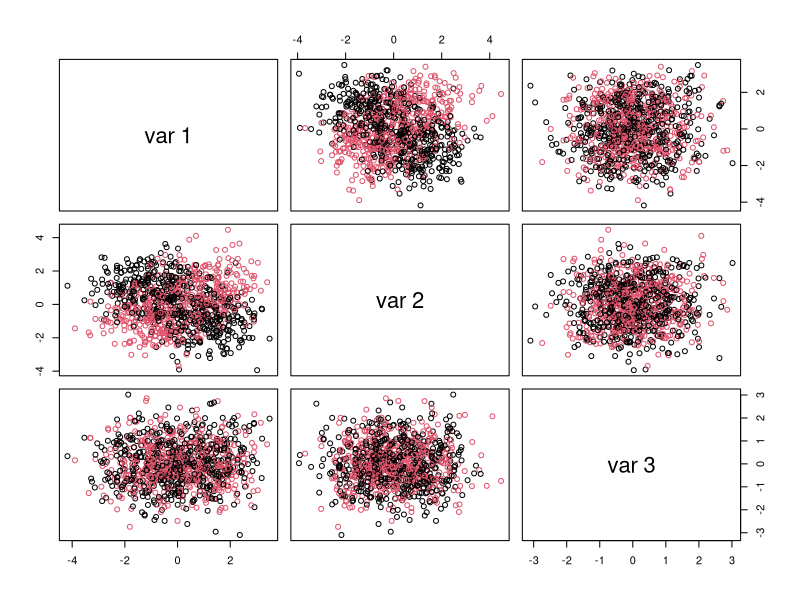
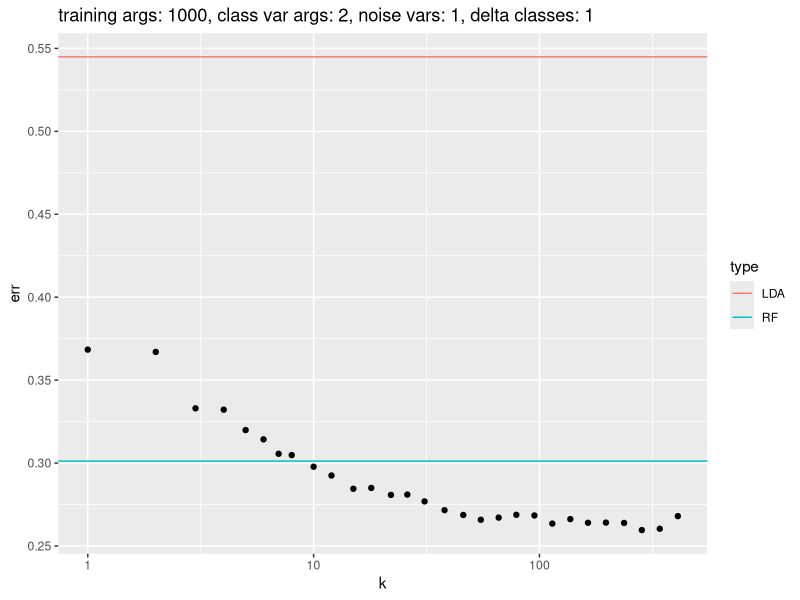
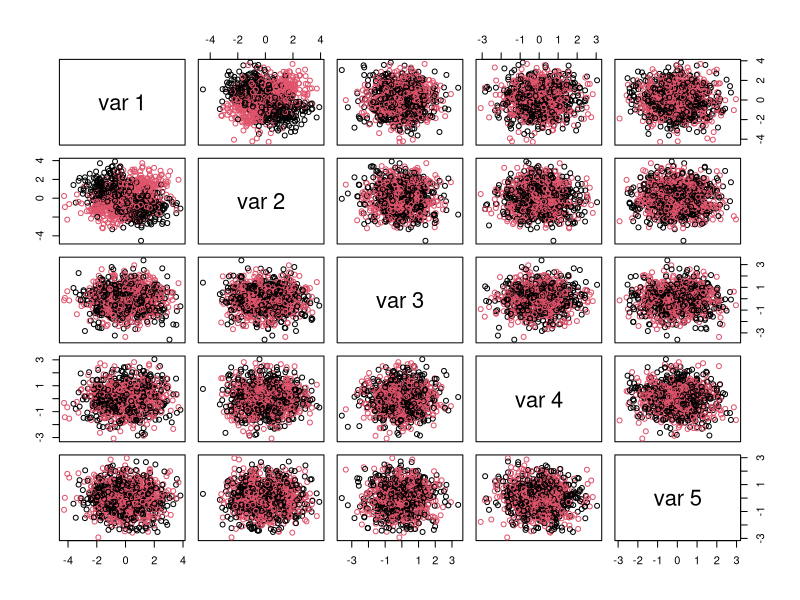
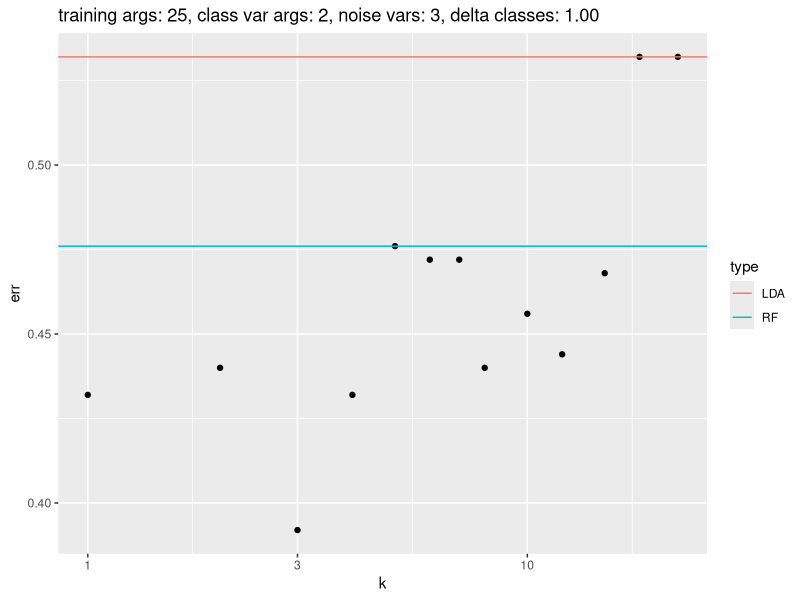
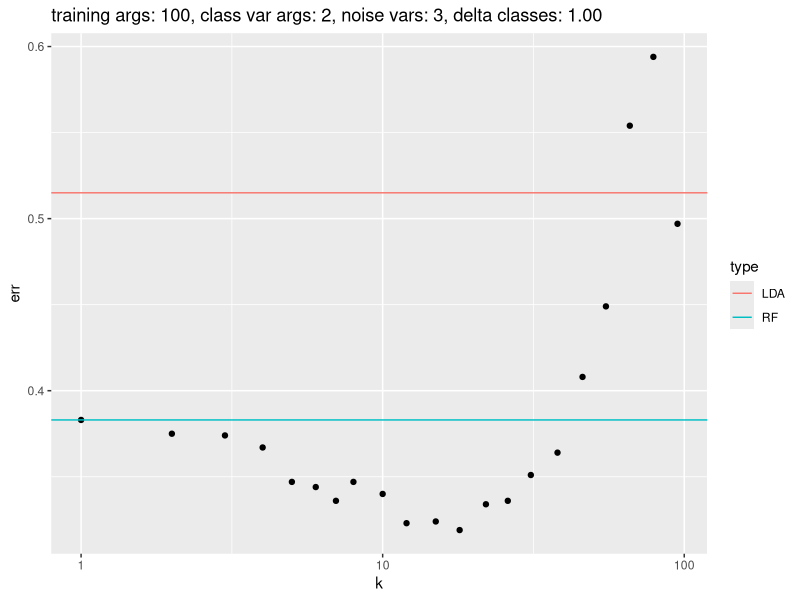
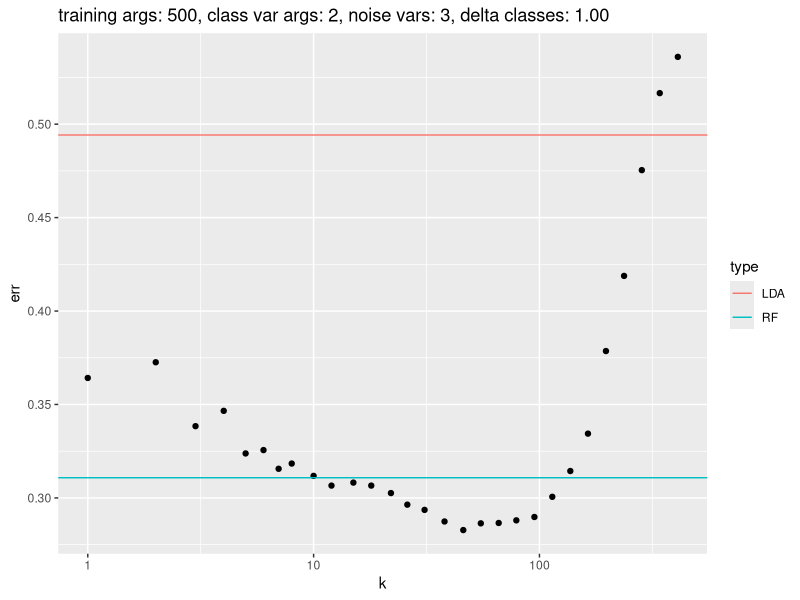
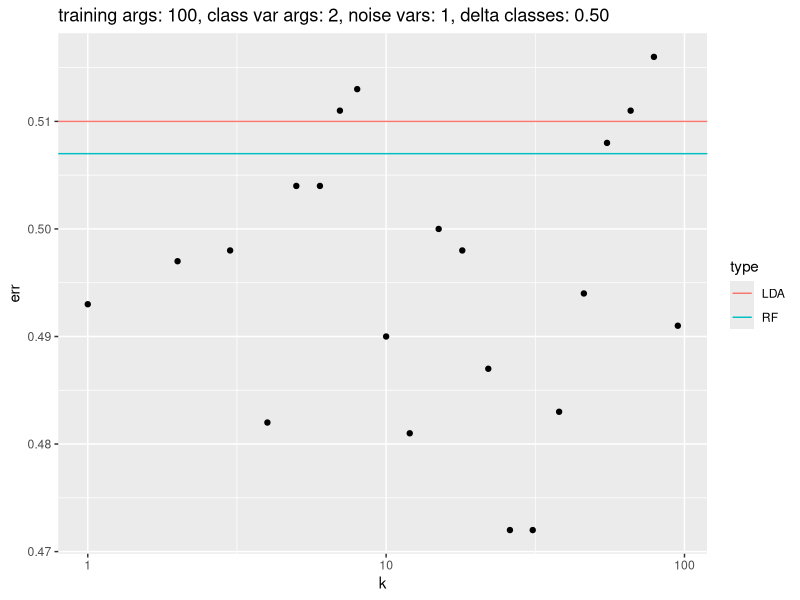
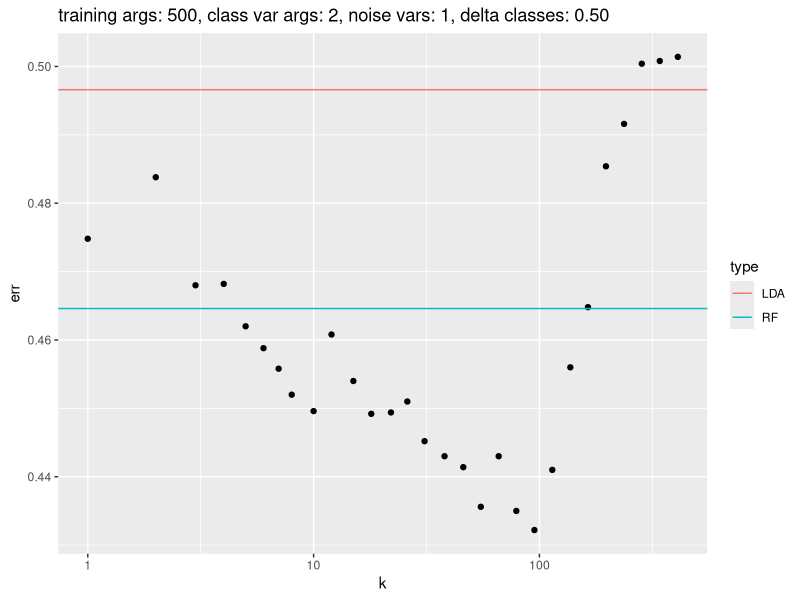

Write R code to recreate these figures, in order.
## ---- chunk 1
library(randomForest)
library(MASS)
library(class)
library(ggplot2)
knitr::opts_chunk$set(echo = TRUE)
## ---- chunk 2

globalTrainDataObs = 1000
globalClassVar     = 2
globalNoiseVars    = 1
globalDeltaClass   = 1

# How many observations:
getTestData <- function(
  trainDataObsArg = 1000,
  nClassVarsArg = 2,
  nNoiseVarsArg = 1,
  deltaClassArg = 1) {

  nObs <- trainDataObsArg
  # How many predictors are associated with outcome:
  nClassVars <- nClassVarsArg
  # How many predictors are not:
  nNoiseVars <- nNoiseVarsArg
  # To modulate average difference between two classes' predictor values:
  deltaClass <- deltaClassArg
  # Simulate training and test datasets with an interaction 
  # between attribute levels associated with the outcome:
  
  xyzTrain <- matrix(rnorm(nObs*(nClassVars+nNoiseVars)),nrow=nObs,ncol=nClassVars+nNoiseVars)
  xyzTest <- matrix(rnorm(10*nObs*(nClassVars+nNoiseVars)),nrow=10*nObs,ncol=nClassVars+nNoiseVars)
  classTrain <- 1
  classTest <- 1
  for ( iTmp in 1:nClassVars ) {
    deltaTrain <- sample(deltaClass*c(-1,1),nObs,replace=TRUE)
    xyzTrain[,iTmp] <- xyzTrain[,iTmp] + deltaTrain
    classTrain <- classTrain * deltaTrain
    deltaTest <- sample(deltaClass*c(-1,1),10*nObs,replace=TRUE)
    xyzTest[,iTmp] <- xyzTest[,iTmp] + deltaTest
    classTest <- classTest * deltaTest
  }
  classTrain <- factor(classTrain > 0)
  return ( list(
    "xyzTest"    = xyzTest,
    "xyzTrain"   = xyzTrain,
    "classTest"  = classTest,
    "classTrain" = classTrain
  ))
}
## ---- chunk 3

gtd <- getTestData(globalTrainDataObs, globalClassVar, globalNoiseVars, globalDeltaClass)

xyzTest    = gtd$xyzTest
xyzTrain   = gtd$xyzTrain
classTest  = gtd$classTest
classTrain = gtd$classTrain

table(classTrain)
# plot resulting attribute levels colored by outcome:
pairs(xyzTrain,col=as.numeric(classTrain))
## ---- chunk 4

ggplot_Lda_Rf_Knn <- function(err, dfTmp, ldaTmpTbl, rfTmpTbl, titleArg) {
  ggplot(dfTmp,aes(x=k,y=err)) + geom_point() + scale_x_log10() + 
          geom_hline(
            aes(yintercept = err,colour=type),
            data=data.frame(
                type=c("LDA","RF"),
                err=c(
                  1 - sum(diag(ldaTmpTbl)) / sum(ldaTmpTbl),
                  1 - sum(diag(rfTmpTbl)) / sum(rfTmpTbl)
                )
            )
          ) + ggtitle(titleArg)
}
## ---- chunk 5
# Fit random forest to train data, obtain test error:
getRfTmpTable <- function(xyzTest, xyzTrain, classTest, classTrain) {
  rfRes <- randomForest(xyzTrain, classTrain)
  rfTmpTbl <- table(classTest, predict(rfRes, newdata=xyzTest))
  return (rfTmpTbl)
}

# Why are these args: 25, 2, 3, 1 -- why are they a problem for RandomFOrest due
#   to "response has five or fewer unique values"
# l <- getTestData(1000, 2, 1, 1)
# xyzTest    <- l$xyzTest
# xyzTrain   <- l$xyzTrain
# classTest  <- l$classTest
# classTrain <- l$classTrain
# 
# 
# l <- getTestData(25, 2, 3, 1)
# xyzTest    <- l$xyzTest
# xyzTrain   <- l$xyzTrain
# classTest  <- l$classTest
# classTrain <- l$classTrain
# 
# rfTmpTbl <- getRfTmpTable(xyzTest, xyzTrain, classTest, classTrain)
# rfTmpTbl

rfTmpTbl <- getRfTmpTable(xyzTest, xyzTrain, classTest, classTrain)
rfTmpTbl
## ---- chunk 6
# Fit LDA model to train data and evaluate error on the test data:

getLdaTmpTable <- function(xyzTest, xyzTrain, classTest, classTrain) {
  ldaRes <- lda(xyzTrain,classTrain)
  ldaTmpTbl <- table(classTest,predict(ldaRes,newdata=xyzTest)$class)
  ldaTmpTbl
  return (ldaTmpTbl)
}

ldaTmpTbl <- getLdaTmpTable(xyzTest, xyzTrain, classTest, classTrain)
## ---- chunk 7
# Fit LDA model to train data and evaluate error on the test data:

getKnnTmpTable <- function(xyzTest, xyzTrain, classTest, classTrain, kMax) {
  dfTmp <- NULL
  err <- NULL
  for ( kTmp in Filter(function(x) {x<kMax}, sort(unique(floor(1.2^(1:33)))))) {
    
    knnRes <- knn(xyzTrain,xyzTest,classTrain,k=kTmp)
    tmpTbl <- table(classTest,knnRes)
    dfTmp <- rbind(dfTmp, data.frame(
         err = 1 - sum(diag(tmpTbl)) / sum(tmpTbl),
         k = kTmp)
    )
  }
  return (list("err" = err, "dfTmp" = dfTmp))
}

## ---- chunk 8
# Fit KNN model at several levels of k:
l <- getKnnTmpTable(xyzTest, xyzTrain, classTest, classTrain, 99999)
dfTmp = l$dfTmp
err   = l$err

titleArg = sprintf("training args: %d, class var args: %d, noise vars: %d, delta classes: %d", globalTrainDataObs, globalClassVar, globalNoiseVars, globalDeltaClass)

# undebug(ggplot_Lda_Rf_Knn)
ggplot_Lda_Rf_Knn(err, dfTmp, ldaTmpTbl, rfTmpTbl, titleArg)
## ---- chunk 9
gtd <- getTestData(1000, 2, 3, 1)
xyzTest    = gtd$xyzTest
xyzTrain   = gtd$xyzTrain
classTest  = gtd$classTest
classTrain = gtd$classTrain

table(classTrain)
# plot resulting attribute levels colored by outcome:
pairs(xyzTrain, col=as.numeric(classTrain))
## ---- chunk 10

compare_LDA_KNN_RandomForest <- function(nObsArg, nClassVarsArg, nNoiseVarsArg, deltaClassArg) {
  
  gtd <- getTestData(nObsArg, nClassVarsArg, nNoiseVarsArg, deltaClassArg)
  xyzTest    <- gtd$xyzTest
  xyzTrain   <- gtd$xyzTrain
  classTest  <- gtd$classTest
  classTrain <- gtd$classTrain

  ldaTmpTbl <- getLdaTmpTable(xyzTest, xyzTrain, classTest, classTrain)
  rfTmpTbl <- getRfTmpTable(xyzTest, xyzTrain, classTest, classTrain)
  # print("rfTmpTbl") 
  # print(rfTmpTbl) 
  # rfTmpTbl

  l <- getKnnTmpTable(xyzTest, xyzTrain, classTest, classTrain, nObsArg)
  dfTmp = l$dfTmp
  err   = l$err
  
  print(err)
  
  titleArg = sprintf("training args: %d, class var args: %d, noise vars: %d, delta classes: %.2f", nObsArg, nClassVarsArg, nNoiseVarsArg, deltaClassArg)

  print(ggplot_Lda_Rf_Knn(err, dfTmp, ldaTmpTbl, rfTmpTbl, titleArg))
}

undebug(compare_LDA_KNN_RandomForest)

for (nObs in c(25, 100, 500)) {
  compare_LDA_KNN_RandomForest(nObs, 2, 3, 1)
}
## ---- chunk 11

for (deltaClass in c(0.5, 1, 2)) {
  for (trainObs in c(100, 500)) {
    compare_LDA_KNN_RandomForest(trainObs, nClassVarsArg = 2, nNoiseVarsArg = 1, deltaClassArg = deltaClass)
  }
}

